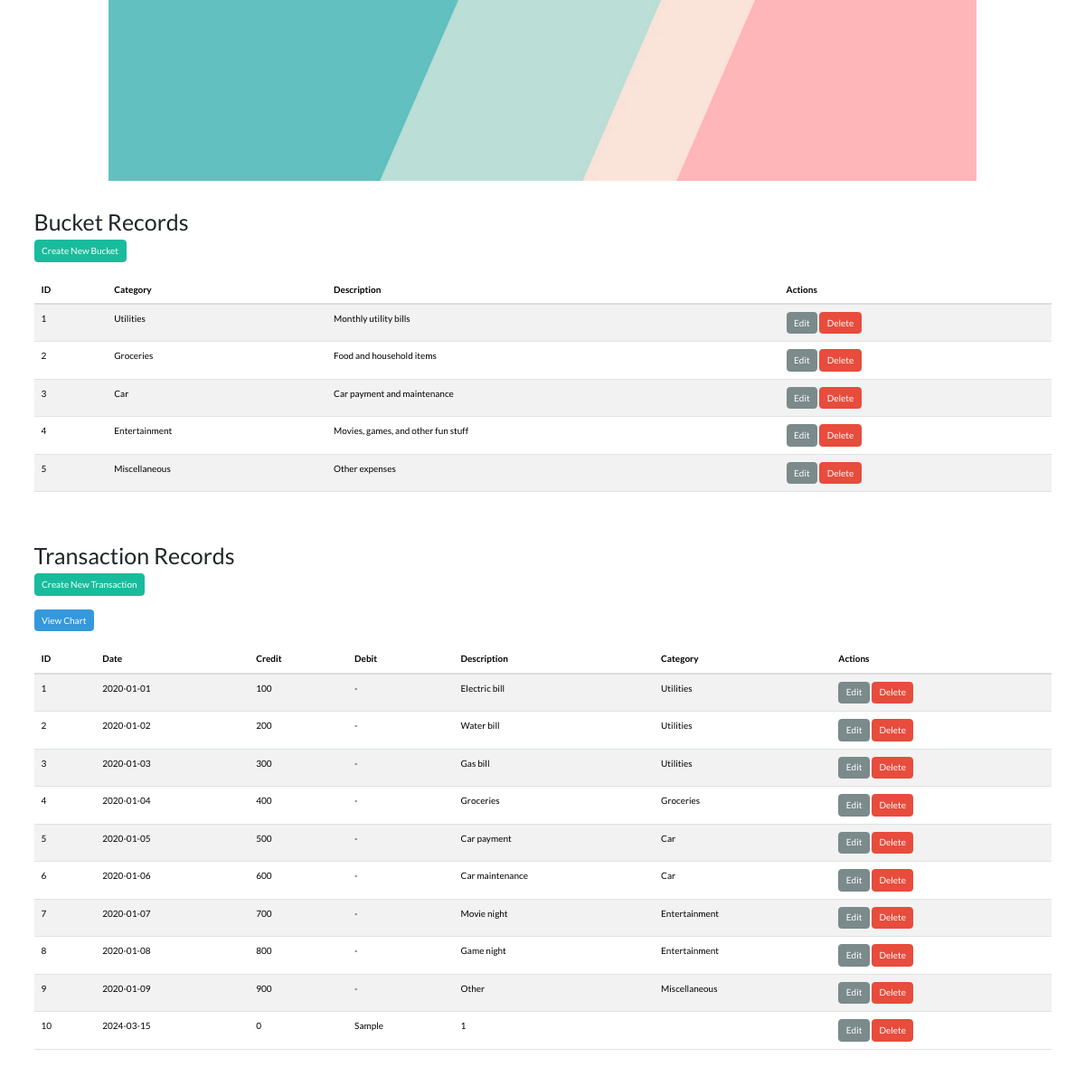
The app's page /actions/display/display.php with its own data.
### tables this page shows
CREATE TABLE buckets (
                id INTEGER PRIMARY KEY AUTOINCREMENT,
                category TEXT NOT NULL,
                description TEXT NOT NULL
            );

CREATE TABLE transactions (
                transaction_id INTEGER PRIMARY KEY AUTOINCREMENT,
                date TEXT,
                credit REAL,
                debit REAL,
                description TEXT,
                bucket_id INTEGER,
                FOREIGN KEY (bucket_id) REFERENCES buckets(id)
            );

### src/classes/Bucket.php (called while the page is built, shortened)
<?php
class Bucket {
    public static function fetchAll() {
        $db = Database::getConnection();
        $result = $db->query('SELECT * FROM buckets');
        $buckets = [];
        while ($row = $result->fetchArray(SQLITE3_ASSOC)) {
            $buckets[] = $row;
        }
        return $buckets;
    }
}
?>

### src/classes/Transaction.php (called while the page is built, shortened)
<?php
class Transaction
{
public static function fetchAll()
{
    $db = Database::getConnection();
    $result = $db->query('SELECT transactions.*, buckets.category FROM transactions LEFT JOIN buckets ON bucket_id = id');
    $transactions = [];
    while ($row = $result->fetchArray(SQLITE3_ASSOC)) {
        $transactions[] = $row;
    }
    return $transactions;
}
}

### src/actions/display/display.php (the view, shortened to what this page needs)
<?php
include_once($_SERVER['DOCUMENT_ROOT'] . "/inc_header.php");
$buckets = Bucket::fetchAll();
$transactions = Transaction::fetchAll();
echo "<h2>Bucket Records</h2>";
echo "<a href='/actions/create/create_bucket.php' class='btn btn-success'>Create New Bucket</a><br/><br/>";
if (!empty($buckets)) {
  echo "<table width='100%' class='table table-striped'>";
  echo "<thead>";
  echo "<tr>";
  echo "<th>ID</th>";
  echo "<th>Category</th>";
  echo "<th>Description</th>";
  echo "<th>Actions</th>";
  echo "</tr>";
  echo "</thead>";
  echo "<tbody>";
  foreach ($buckets as $bucket) {
    echo "<tr>";
    echo "<td>" . htmlspecialchars($bucket['id']) . "</td>";
    echo "<td>" . htmlspecialchars($bucket['category']) . "</td>";
    echo "<td>" . htmlspecialchars($bucket['description']) . "</td>";
    echo "<td>";
    echo "<a href='/actions/update/update_bucket.php?id=" . htmlspecialchars($bucket['id']) . "' class='btn btn-dark'>Edit</a> ";
    echo "<a href='/actions/delete/delete_bucket.php?id=" . htmlspecialchars($bucket['id']) . "' class='btn btn-danger'>Delete</a>";
    echo "</td>";
    echo "</tr>";
  }
  echo "</tbody>";
  echo "</table>";
} else {
  echo "<p>No bucket records found.</p>";
}
echo "<br/><br/><br/>";
echo "<h2>Transaction Records</h2>";
echo "<a href='/actions/create/create_transaction.php' class='btn btn-success'>Create New Transaction</a><br/><br/>";
echo "<a href='/actions/chart' class='btn btn-info'>View Chart</a><br/><br/>";
if (!empty($transactions)) {
  echo "<table width='100%' class='table table-striped'>";
  echo "<thead>";
  echo "<tr>";
  echo "<th>ID</th>";
  echo "<th>Date</th>";
  echo "<th>Credit</th>";
  echo "<th>Debit</th>";
  echo "<th>Description</th>";
  echo "<th>Category</th>";
  echo "<th>Actions</th>";
  echo "</tr>";
  echo "</thead>";
  echo "<tbody>";
  foreach ($transactions as $transaction) {
    echo "<tr>";
    echo "<td>" . htmlspecialchars($transaction['transaction_id']) . "</td>";
    echo "<td>" . htmlspecialchars($transaction['date']) . "</td>";
    echo "<td>" . (isset($transaction['credit']) && $transaction['credit'] !== NULL ? htmlspecialchars($transaction['credit']) : '-') . "</td>";
    echo "<td>" . (isset($transaction['debit']) && $transaction['debit'] !== NULL ? htmlspecialchars($transaction['debit']) : '-') . "</td>";
    echo "<td>" . htmlspecialchars($transaction['description']) . "</td>";
    echo "<td>" . htmlspecialchars($transaction['category']) . "</td>";
    echo "<td>";
    echo "<a href='/actions/update/update_transaction.php?id=" . htmlspecialchars($transaction['transaction_id']) . "' class='btn btn-dark '>Edit</a> ";
    echo "<a href='/actions/delete/delete_transaction.php?id=" . htmlspecialchars($transaction['transaction_id']) . "' class='btn btn-danger '>Delete</a>";
    echo "</td>";
    echo "</tr>";
  }
  echo "</tbody>";
  echo "</table>";
} else {
  echo "<p>No transaction records found.</p>";
}
include_once("../../inc_footer.php");

### src/inc_header.php (shortened to what this page needs)
<!DOCTYPE html>
<html lang="en">
<head>
<link rel="stylesheet" href="https://maxcdn.bootstrapcdn.com/bootstrap/3.4.1/css/bootstrap.min.css">
<link href="https://cdn.jsdelivr.net/npm/bootswatch@5/dist/flatly/bootstrap.min.css" rel="stylesheet">
</head>
<body>
<div style="width: 80%; margin: auto;">
    <a href="/">
      <img src="/banner.png" alt="Banner" width=100% height="200" />
    </a>
</div>
<div class="container">

### src/inc_footer.php (shortened to what this page needs)
</div>
</body>
</html>

### records on screen
buckets: id "1", category "Utilities", description "Monthly utility bills"
buckets: id "2", category "Groceries", description "Food and household items"
buckets: id "3", category "Car", description "Car payment and maintenance"
buckets: id "4", category "Entertainment", description "Movies, games, and other fun stuff"
buckets: id "5", category "Miscellaneous", description "Other expenses"
transactions: transaction_id "1", date "2020-01-01", credit "100", description "Electric bill", bucket.category "Utilities"
transactions: transaction_id "2", date "2020-01-02", credit "200", description "Water bill", bucket.category "Utilities"
transactions: transaction_id "3", date "2020-01-03", credit "300", description "Gas bill", bucket.category "Utilities"
transactions: transaction_id "4", date "2020-01-04", credit "400", description "Groceries", bucket.category "Groceries"
transactions: transaction_id "5", date "2020-01-05", credit "500", description "Car payment", bucket.category "Car"
transactions: transaction_id "6", date "2020-01-06", credit "600", description "Car maintenance", bucket.category "Car"
transactions: transaction_id "7", date "2020-01-07", credit "700", description "Movie night", bucket.category "Entertainment"
transactions: transaction_id "8", date "2020-01-08", credit "800", description "Game night", bucket.category "Entertainment"
transactions: transaction_id "9", date "2020-01-09", credit "900", description "Other", bucket.category "Miscellaneous"
transactions: transaction_id "10", date "2024-03-15", credit "0", debit "Sample", description "1"
